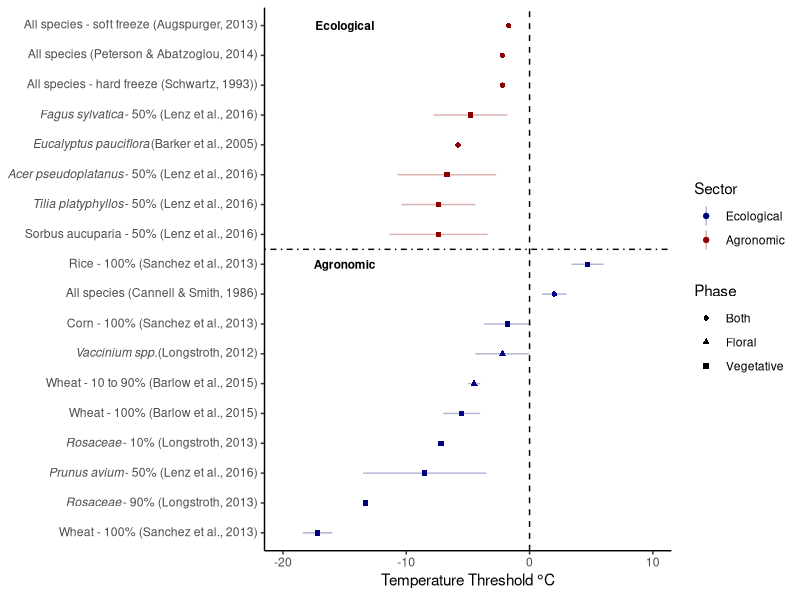

Write the R code that produced this figure.
## Updating format of Temperature Table

## 30 October 2017

# Clear workspace
rm(list=ls()) # remove everything currently held in the R memory
options(stringsAsFactors=FALSE)
graphics.off()

# Load libraries
library(ggplot2)

## Let's make the data...
d<- data.frame(study=c("Sorbus aucuparia - 50% (Lenz et al., 2016)", "Prunus avium - 50% (Lenz et al., 2016)", "Tilia platyphyllos - 50% (Lenz et al., 2016)", 
                       "Acer pseudoplatanus - 50% (Lenz et al., 2016)", "Fagus sylvatica - 50% (Lenz et al., 2016)", "All species - hard freeze (Schwartz, 1993))", 
                       "All species - soft freeze (Augspurger, 2013)", "Eucalyptus pauciflora (Barker et al., 2005)", "All species (Peterson & Abatzoglou, 2014)",
                       "All species (Cannell & Smith, 1986)", "Vaccinium spp. (Longstroth, 2012)", "Rosaceae - 10% (Longstroth, 2013)", "Rosaceae - 90% (Longstroth, 2013)",
                       "Wheat - 10 to 90% (Barlow et al., 2015)", "Wheat - 100% (Barlow et al., 2015)", "Rice - 100% (Sanchez et al., 2013)", "Corn - 100% (Sanchez et al., 2013)", "Wheat - 100% (Sanchez et al., 2013)"), 
               Phase=c("Vegetative", "Vegetative", "Vegetative", "Vegetative", "Vegetative", "Both", "Both", "Both", "Both", "Both",
                       "Floral", "Vegetative", "Vegetative", "Floral", "Vegetative", "Vegetative", "Vegetative", "Vegetative"),
               Sector=c("Ecological", "Agronomic", "Ecological", "Ecological", "Ecological", "Ecological",
                        "Ecological", "Ecological", "Ecological", "Agronomic", "Agronomic", "Agronomic", "Agronomic",
                        "Agronomic", "Agronomic", "Agronomic", "Agronomic", "Agronomic"),
               temperature=c(-7.4, -8.5, -7.4, -6.7, -4.8, -2.2, -1.7, -5.8, -2.2, 2, -2.2, -7.2, -13.3, -4.5,
                             -5.5, 4.7, -1.8, -17.2),
               sd=c(4, 5, 3, 4, 3, 0, 0, 0, 0, 1, 2.2, 0, 0, 0.5, 1.5, 1.3, 1.9, 1.2))


d$alph<-ifelse(d$Sector=="Agronomic", 1, 2)
d$dataset<-reorder(d$study, d$alph)
d$dataset <- factor(d$dataset, levels = d$dataset[order(d$Sector, d$temperature)])
my.xlab = expression(paste("Temperature Threshold ", degree,"C"))
temp<-ggplot(d, aes(x=dataset, y=temperature, col=Sector)) + 
  geom_linerange(aes(ymin=temperature-sd, ymax=temperature+sd), alpha=0.3) + 
  geom_point(aes(shape=Phase)) + ylab(my.xlab) + theme(axis.title.y=element_blank()) +
  geom_hline(yintercept=0, linetype=2) + geom_vline(xintercept = 10.5, linetype=4) +
  annotate("text", y=-15, x= 10, label="Agronomic", family="Helvetica", size=3, fontface="bold") +
  annotate("text", y=-15, x= 18, label="Ecological", family="Helvetica", size=3, fontface="bold") +
  theme(panel.grid.major = element_blank(), panel.grid.minor = element_blank(), 
        panel.background = element_blank(), 
        axis.line = element_line(colour = "black"), legend.key=element_blank(), plot.title = element_text(family="Helvetica")) + 
  ylim(c(-20, 10)) + scale_color_manual(name="Sector", values=c("navyblue", "red4"), labels=c("Ecological", "Agronomic"))

temp<- temp + scale_x_discrete(labels=c("All species - soft freeze (Augspurger, 2013)"="All species - soft freeze (Augspurger, 2013)",
                                        "All species (Peterson & Abatzoglou, 2014)"="All species (Peterson & Abatzoglou, 2014)",
                                        "All species - hard freeze (Schwartz, 1993))"="All species - hard freeze (Schwartz, 1993))",
                                        "Fagus sylvatica - 50% (Lenz et al., 2016)" = expression(paste(italic("Fagus sylvatica"),  "- 50% (Lenz et al., 2016)")),
                                        "Eucalyptus pauciflora (Barker et al., 2005)"=expression(paste(italic("Eucalyptus pauciflora"), "(Barker et al., 2005)")),
                                        "Acer pseudoplatanus - 50% (Lenz et al., 2016)"=expression(paste(italic("Acer pseudoplatanus"), "- 50% (Lenz et al., 2016)")),
                                        "Tilia platyphyllos - 50% (Lenz et al., 2016)"=expression(paste(italic("Tilia platyphyllos"), "- 50% (Lenz et al., 2016)")),
                                        "Sorbus aucuparia - 50% (Lenz et al., 2016"=expression(paste(italic("Sorbus aucuparia"), "- 50% (Lenz et al., 2016")),
                                        "Prunus avium - 50% (Lenz et al., 2016)"=expression(paste(italic("Prunus avium"), "- 50% (Lenz et al., 2016)")),
                                        "Rice - 100% (Sanchez et al., 2013)"="Rice - 100% (Sanchez et al., 2013)",
                                        "All species (Cannell & Smith, 1986)"="All species (Cannell & Smith, 1986)",
                                        "Corn - 100% (Sanchez et al., 2013)"="Corn - 100% (Sanchez et al., 2013)",
                                        "Vaccinium spp. (Longstroth, 2012)"=expression(paste(italic("Vaccinium spp."), "(Longstroth, 2012)")),
                                        "Wheat - 10 to 90% (Barlow et al., 2015)"="Wheat - 10 to 90% (Barlow et al., 2015)",
                                        "Wheat - 100% (Barlow et al., 2015)"="Wheat - 100% (Barlow et al., 2015)",
                                        "Rosaceae - 10% (Longstroth, 2013)"=expression(paste(italic("Rosaceae"), "- 10% (Longstroth, 2013)")),
                                        "Rosaceae - 90% (Longstroth, 2013)"=expression(paste(italic("Rosaceae"), "- 90% (Longstroth, 2013)")),
                                        "Wheat - 100% (Sanchez et al., 2013)"="Wheat - 100% (Sanchez et al., 2013)"))
temp<-temp +coord_flip() #+ ggtitle("Descrepancies in Defining \nFalse Spring Temperatures")
quartz()
plot(temp)


